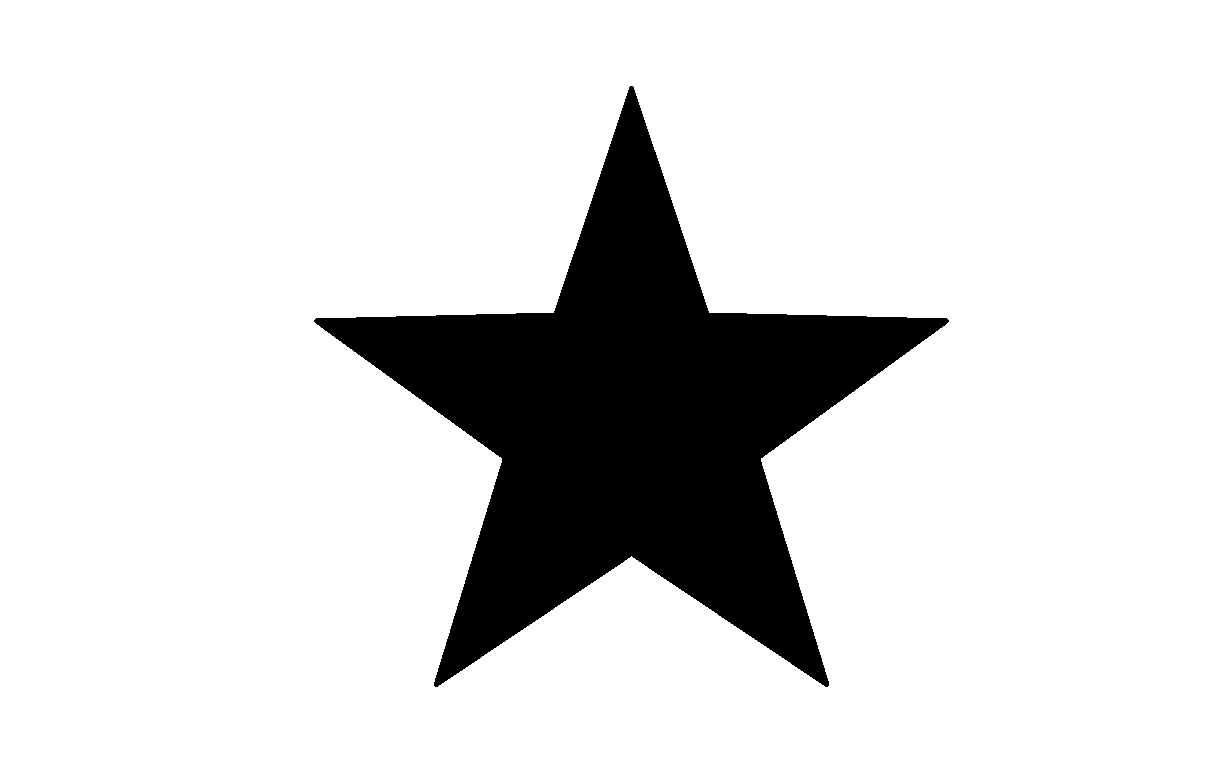
#> input picture lab8/forma plina.jpg, 1228 x 768 px
$ python Lab8_Tema.py
#> lines starting #> are read from the running program, lines starting #| are printed output that depends on the picture; after the words box and inside, x2 and y2 are one past the last pixel; in counts of white or black regions, pixels touching at a corner belong together
import cv2
import numpy as np
import os
from pathlib import Path

# Lab 8 - Operatii morfologice pe imagini binare

image_path = r'./forma plina.jpg'

OBIECT, FUNDAL = 0, 255
B = np.ones((3, 3), dtype=bool)                          # element structural 8 vecini (eroziune)
B_CRUCE = np.array([[0, 1, 0],
                    [1, 1, 1],
                    [0, 1, 0]], dtype=bool)              # element structural 4 vecini (umplere)


# Binarizare
def binarizare(gray):
    _, binara = cv2.threshold(gray, 0, FUNDAL, cv2.THRESH_BINARY + cv2.THRESH_OTSU)
    return binara == OBIECT


# Eroziune
def eroziune(A, B):
    k = B.shape[0] // 2
    extinsa = np.pad(A, k, constant_values=False)
    M, N = A.shape
    rezultat = A.copy()
    for u, v in zip(*np.nonzero(B)):
        rezultat &= extinsa[u:u + M, v:v + N]
    return rezultat


# Dilatare: pixelii acoperiti de B devin obiect (SAU intre versiunile deplasate)
def dilatare(A, B):
    k = B.shape[0] // 2
    extinsa = np.pad(A, k, constant_values=False)
    M, N = A.shape
    rezultat = np.zeros_like(A)
    for u, v in zip(*np.nonzero(B)):
        rezultat |= extinsa[u:u + M, v:v + N]
    return rezultat


# Extragerea conturului: beta(A) = A - (A (-) B)
def extragere_contur(A, B):
    return A & ~eroziune(A, B)


# Umplerea regiunilor: X_k = (X_{k-1} (+) B) ∩ A^C, pornind de la X_0 = p
def umplere_regiuni(A, B, p):
    Ac = ~A                                   # complementul lui A
    X = np.zeros_like(A)
    X[p] = True                               # X_0 = p
    iteratii = 0
    while True:
        X_nou = dilatare(X, B) & Ac           # X_k
        iteratii += 1
        if np.array_equal(X_nou, X):          # X_k = X_{k-1} -> stop
            break
        X = X_nou
    return X | A, iteratii                    # X_k ∪ A


# masca booleana -> imagine (obiect negru pe fundal alb)
def la_imagine(masca):
    return np.where(masca, OBIECT, FUNDAL).astype(np.uint8)


os.chdir(Path(__file__).resolve().parent)

img = cv2.imread(image_path)
#> img is the input picture: shape (768, 1228, 3); 85.9% white; 1 black region, box (x1, y1, x2, y2) and area: (314, 86, 949, 687) 133011
if img is None:
    raise FileNotFoundError(f"Nu pot citi imaginea: {image_path}")
gray = cv2.cvtColor(img, cv2.COLOR_BGR2GRAY)

# Etapa 1: conturul
A = binarizare(gray)
erodata = eroziune(A, B)
#> in eroziune, `extinsa = np.pad(A, k, constant_values=False)`: extinsa: shape (770, 1230) bool; 14% white; 1 white region, box (x1, y1, x2, y2) and area: (315, 87, 950, 688) 133011
#> the loop in eroziune, `for u, v in zip(*np.nonzero(B)):` made 9 passes
#> pass 1, in eroziune, `rezultat &= extinsa[u:u + M, v:v + N]`:
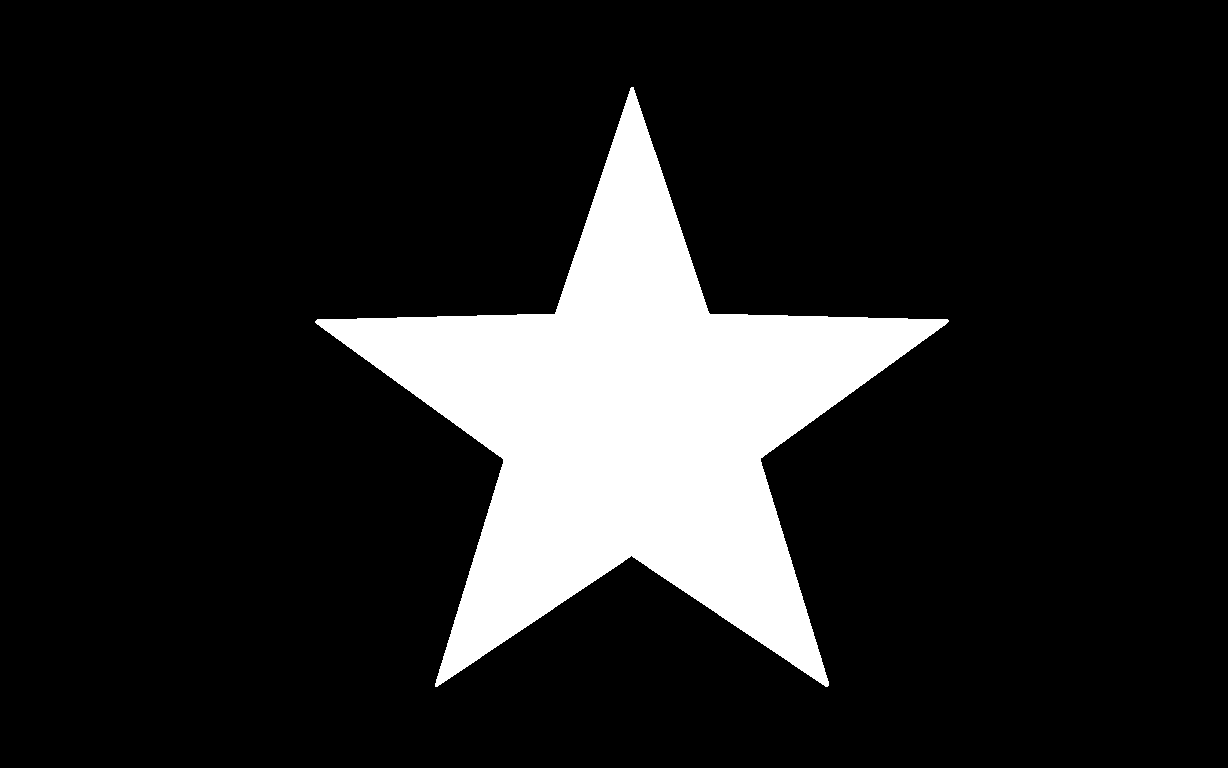
#> rezultat: shape (768, 1228) bool; 14% white; 1 white region, box (x1, y1, x2, y2) and area: (315, 87, 949, 687) 131930
#> after the loop in eroziune, `for u, v in zip(*np.nonzero(B)):`:
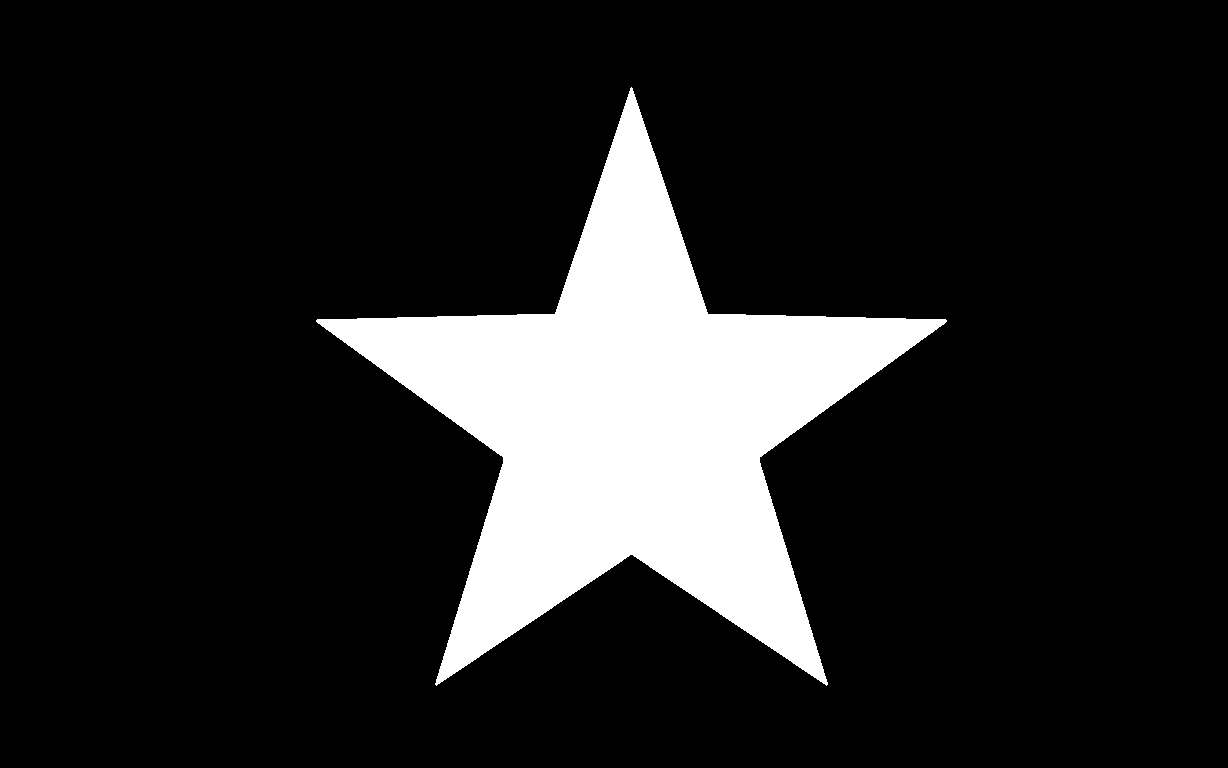
#> rezultat: shape (768, 1228) bool; 13.8% white; 1 white region, box (x1, y1, x2, y2) and area: (316, 87, 947, 686) 130009
contur = extragere_contur(A, B)
#> in extragere_contur, `return A & ~eroziune(A, B)`:
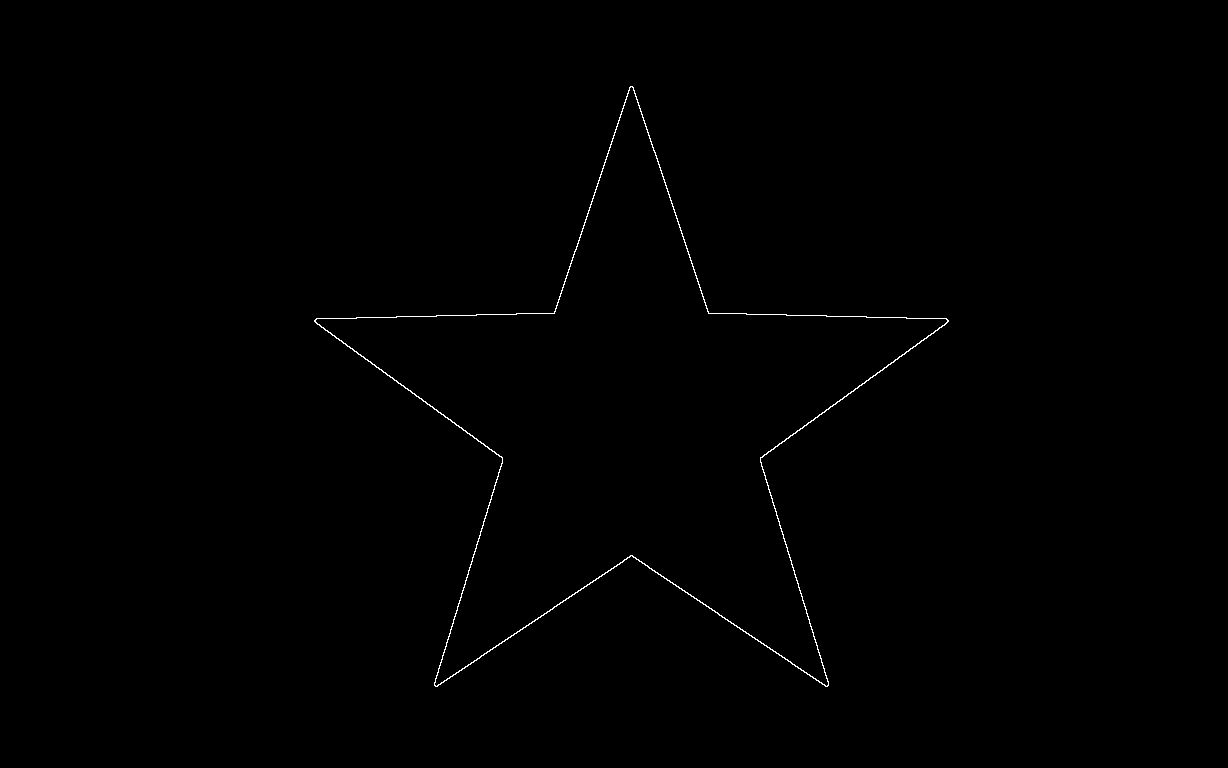
#> returned value: shape (768, 1228) bool; 0.32% white in thin lines or dots, all inside (x1, y1, x2, y2) = (314, 86, 949, 687)

# Etapa 5: punct p din interiorul regiunii (un pixel din interiorul erodat)
interior = np.argwhere(erodata)
#> interior = 130009 pairs, first value 87 to 685, second value 316 to 946
if len(interior) == 0:
    raise ValueError("Obiectul e prea subtire: nu exista pixeli interiori pentru p.")
p = tuple(interior[0])
#> p = (87, 631)

# Etapele 2-7: umplerea pornind DOAR de la contur
umplut, iteratii = umplere_regiuni(contur, B_CRUCE, p)
#> the loop in umplere_regiuni, `while True:` made 794 passes
#> pass 1, in dilatare, `extinsa = np.pad(A, k, constant_values=False)`:
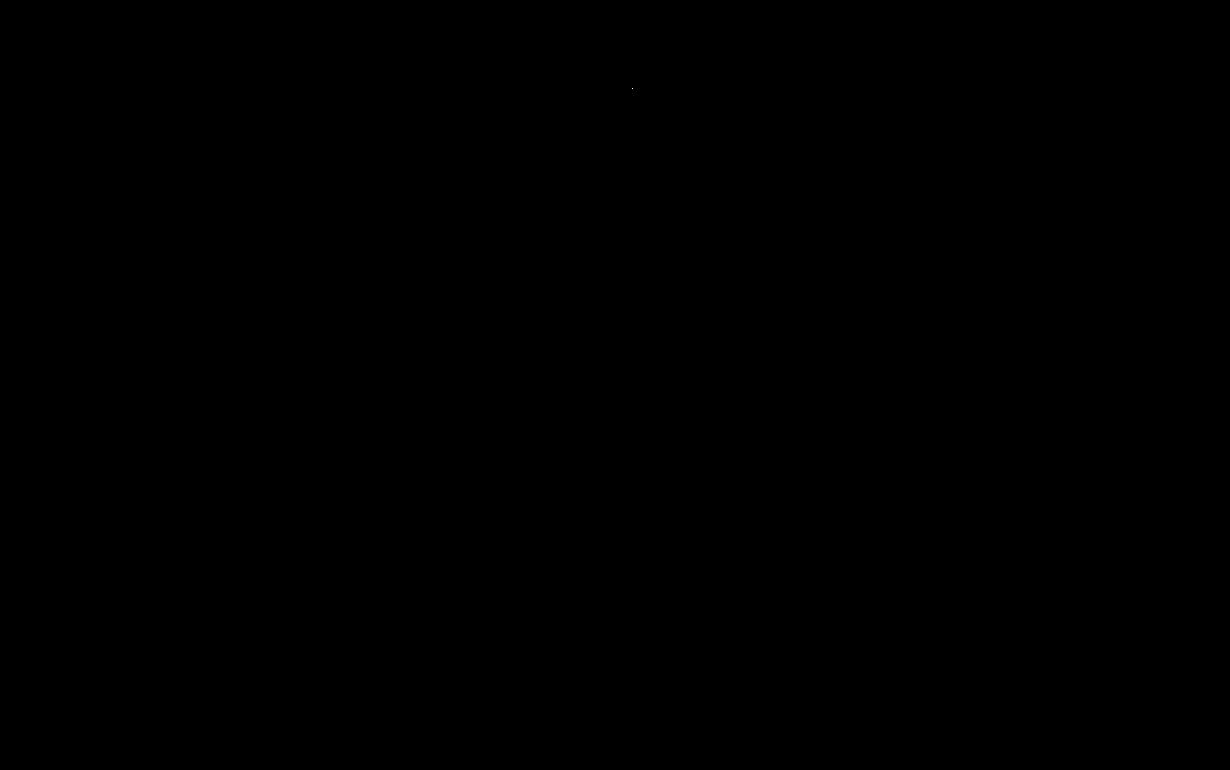
#> extinsa: shape (770, 1230) bool; 0% white in thin lines or dots, all inside (x1, y1, x2, y2) = (632, 88, 633, 89)
#> after the loop in umplere_regiuni, `while True:`: iteratii = 794
#> iteratii = 794

print(f'p = {p}, iteratii: {iteratii}')
#| p = (87, 631), iteratii: 794
print(f'Pixeli contur: {contur.sum()}, dupa umplere: {umplut.sum()}, obiect original: {A.sum()}')
#| Pixeli contur: 3002, dupa umplere: 133011, obiect original: 133011

cv2.imshow("Imagine originala", gray)
cv2.waitKey(0)
cv2.imshow("Contur beta(A)", la_imagine(contur))
cv2.waitKey(0)
cv2.imshow("Umplere regiune (X_k U A)", la_imagine(umplut))
cv2.waitKey(0)
cv2.destroyAllWindows()
